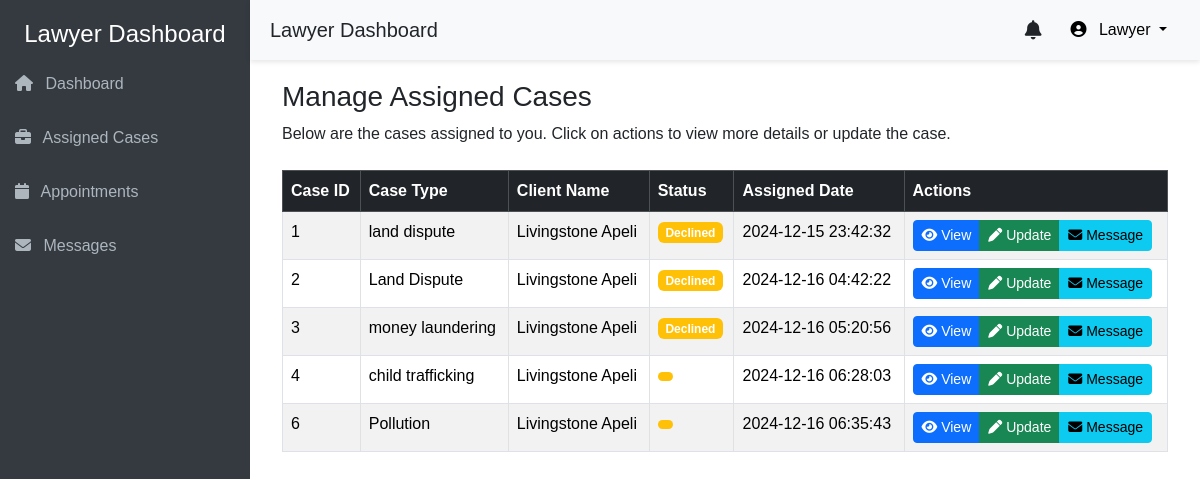
The page /lawyers/cases.php (signed in) on the database its author committed.
### tables this page shows
CREATE TABLE `cases` (
  `id` int(11) NOT NULL,
  `case_title` varchar(255) NOT NULL,
  `case_details` text NOT NULL,
  `specialization_id` int(11) NOT NULL,
  `contact_info` varchar(255) NOT NULL,
  `user_id` int(11) NOT NULL,
  `created_at` timestamp NOT NULL DEFAULT current_timestamp(),
  `status` enum('Under Review','Approved','Declined') NOT NULL DEFAULT 'Under Review'
);

CREATE TABLE `clients` (
  `id` int(11) NOT NULL,
  `full_name` varchar(150) NOT NULL,
  `email` varchar(100) NOT NULL,
  `phone` varchar(15) NOT NULL,
  `id_number` varchar(20) NOT NULL,
  `password` varchar(255) NOT NULL,
  `created_at` timestamp NOT NULL DEFAULT current_timestamp(),
  `updated_at` timestamp NOT NULL DEFAULT current_timestamp() ON UPDATE current_timestamp()
);

### lawyers/cases.php (the view, shortened to what this page needs)
<?php
$lawyer_id = $_SESSION['user_id'];
$servername = "localhost";
$username = "root";
$password = "";
$dbname = "muthomi-firm";
try {
    $pdo = new PDO("mysql:host=$servername;dbname=$dbname", $username, $password);
    $pdo->setAttribute(PDO::ATTR_ERRMODE, PDO::ERRMODE_EXCEPTION);
    $query = "SELECT c.id AS case_id, c.case_title, cl.full_name AS client_name, c.status, c.created_at
              FROM cases c
              LEFT JOIN clients cl ON c.user_id = cl.id
              WHERE c.user_id = :lawyer_id";
    $stmt = $pdo->prepare($query);
    $stmt->bindParam(':lawyer_id', $lawyer_id, PDO::PARAM_INT);
    $stmt->execute();
    $cases = $stmt->fetchAll(PDO::FETCH_ASSOC);
} catch (PDOException $e) {
    echo "Error: " . $e->getMessage();
}
?>
<!DOCTYPE html>
<html lang="en">
<head>
    <link href="https://cdn.jsdelivr.net/npm/bootstrap@5.3.2/dist/css/bootstrap.min.css" rel="stylesheet">
    <link rel="stylesheet" href="https://cdnjs.cloudflare.com/ajax/libs/font-awesome/6.4.0/css/all.min.css">
    <link rel="stylesheet" href="../css/common_dashboard.css">
</head>
<body>
    <?php include('includes/side-nav.php'); ?>
    <?php include('includes/header.php'); ?>
    <div class="main-content">
        <div class="container-fluid">
            <h3>Manage Assigned Cases</h3>
            <p>Below are the cases assigned to you. Click on actions to view more details or update the case.</p>
            <div class="table-responsive mt-4">
                <table class="table table-bordered table-striped">
                    <thead class="table-dark">
                        <tr>
                            <th scope="col">Case ID</th>
                            <th scope="col">Case Type</th>
                            <th scope="col">Client Name</th>
                            <th scope="col">Status</th>
                            <th scope="col">Assigned Date</th>
                            <th scope="col">Actions</th>
                        </tr>
                    </thead>
                    <tbody>
                        <?php if ($cases): ?>
                            <?php foreach ($cases as $case): ?>
                                <tr>
                                    <td><?php echo htmlspecialchars($case['case_id']); ?></td>
                                    <td><?php echo htmlspecialchars($case['case_title']); ?></td>
                                    <td><?php echo htmlspecialchars($case['client_name']); ?></td>
                                    <td>
                                        <span class="badge <?php echo $case['status'] == 'Completed' ? 'bg-success' : 'bg-warning'; ?>">
                                            <?php echo htmlspecialchars($case['status']); ?>
                                        </span>
                                    </td>
                                    <td><?php echo htmlspecialchars($case['created_at']); ?></td>
                                    <td>
                                        <div class="btn-group">
                                            <a href="view_case.php?id=<?php echo $case['case_id']; ?>" class="btn btn-sm btn-primary">
                                                <i class="fa fa-eye"></i> View
                                            </a>
                                            <a href="update_case.php?id=<?php echo $case['case_id']; ?>" class="btn btn-sm btn-success">
                                                <i class="fa fa-pen"></i> Update
                                            </a>
                                            <a href="message_client.php?id=<?php echo $case['case_id']; ?>" class="btn btn-sm btn-info">
                                                <i class="fa fa-envelope"></i> Message
                                            </a>
                                        </div>
                                    </td>
                                </tr>
                            <?php endforeach; ?>
                        <?php else: ?>
                            <tr>
                                <td colspan="6" class="text-center">No cases assigned to you yet.</td>
                            </tr>
                        <?php endif; ?>
                    </tbody>
                </table>
            </div>
        </div>
    </div>
</body>
</html>

### css/common_dashboard.css (style rules this page uses)
body { font-family: Arial, sans-serif; }
.main-content { margin-left: 250px; padding: 80px 20px 20px; }

### rows shown on the page
cases: id "1", case_title "land dispute", user.full_name "Livingstone Apeli", status "Declined", created_at "2024-12-15 23:42:32"
cases: id "2", case_title "Land Dispute", user.full_name "Livingstone Apeli", status "Declined", created_at "2024-12-16 04:42:22"
cases: id "3", case_title "money laundering", user.full_name "Livingstone Apeli", status "Declined", created_at "2024-12-16 05:20:56"
cases: id "4", case_title "child trafficking", user.full_name "Livingstone Apeli", created_at "2024-12-16 06:28:03"
cases: id "6", case_title "Pollution", user.full_name "Livingstone Apeli", created_at "2024-12-16 06:35:43"
